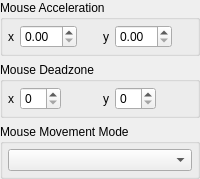
              <widget class="QWidget" name="mouse_page">
               <layout class="QVBoxLayout" name="mouse_page_layout">
                <property name="leftMargin">
                 <number>0</number>
                </property>
                <property name="topMargin">
                 <number>0</number>
                </property>
                <property name="rightMargin">
                 <number>0</number>
                </property>
                <property name="bottomMargin">
                 <number>0</number>
                </property>
                <item>
                 <widget class="QGroupBox" name="gb_mouse_accel">
                  <property name="title">
                   <string>Mouse Acceleration</string>
                  </property>
                  <layout class="QHBoxLayout" name="gb_mouse_accel_layout">
                   <property name="leftMargin">
                    <number>5</number>
                   </property>
                   <property name="topMargin">
                    <number>5</number>
                   </property>
                   <property name="rightMargin">
                    <number>5</number>
                   </property>
                   <property name="bottomMargin">
                    <number>5</number>
                   </property>
                   <item>
                    <widget class="QLabel" name="mouse_accel_x_label">
                     <property name="text">
                      <string>x</string>
                     </property>
                    </widget>
                   </item>
                   <item>
                    <widget class="QDoubleSpinBox" name="mouse_accel_x">
                     <property name="singleStep">
                      <double>0.100000000000000</double>
                     </property>
                    </widget>
                   </item>
                   <item>
                    <spacer name="mouse_accel_x_spacer">
                     <property name="orientation">
                      <enum>Qt::Orientation::Horizontal</enum>
                     </property>
                     <property name="sizeType">
                      <enum>QSizePolicy::Policy::MinimumExpanding</enum>
                     </property>
                     <property name="sizeHint" stdset="0">
                      <size>
                       <width>0</width>
                       <height>0</height>
                      </size>
                     </property>
                    </spacer>
                   </item>
                   <item>
                    <widget class="QLabel" name="mouse_accel_y_label">
                     <property name="text">
                      <string>y</string>
                     </property>
                    </widget>
                   </item>
                   <item>
                    <widget class="QDoubleSpinBox" name="mouse_accel_y">
                     <property name="singleStep">
                      <double>0.100000000000000</double>
                     </property>
                    </widget>
                   </item>
                   <item>
                    <spacer name="mouse_accel_y_spacer">
                     <property name="orientation">
                      <enum>Qt::Orientation::Horizontal</enum>
                     </property>
                     <property name="sizeType">
                      <enum>QSizePolicy::Policy::MinimumExpanding</enum>
                     </property>
                     <property name="sizeHint" stdset="0">
                      <size>
                       <width>0</width>
                       <height>0</height>
                      </size>
                     </property>
                    </spacer>
                   </item>
                  </layout>
                 </widget>
                </item>
                <item>
                 <widget class="QGroupBox" name="gb_mouse_dz">
                  <property name="title">
                   <string>Mouse Deadzone</string>
                  </property>
                  <layout class="QHBoxLayout" name="gb_mouse_dz_layout">
                   <property name="leftMargin">
                    <number>5</number>
                   </property>
                   <property name="topMargin">
                    <number>5</number>
                   </property>
                   <property name="rightMargin">
                    <number>5</number>
                   </property>
                   <property name="bottomMargin">
                    <number>5</number>
                   </property>
                   <item>
                    <widget class="QLabel" name="mouse_dz_x_label">
                     <property name="text">
                      <string>x</string>
                     </property>
                    </widget>
                   </item>
                   <item>
                    <widget class="QSpinBox" name="mouse_dz_x"/>
                   </item>
                   <item>
                    <spacer name="mouse_dz_x_spacer">
                     <property name="orientation">
                      <enum>Qt::Orientation::Horizontal</enum>
                     </property>
                     <property name="sizeType">
                      <enum>QSizePolicy::Policy::MinimumExpanding</enum>
                     </property>
                     <property name="sizeHint" stdset="0">
                      <size>
                       <width>0</width>
                       <height>0</height>
                      </size>
                     </property>
                    </spacer>
                   </item>
                   <item>
                    <widget class="QLabel" name="mouse_dz_y_label">
                     <property name="text">
                      <string>y</string>
                     </property>
                    </widget>
                   </item>
                   <item>
                    <widget class="QSpinBox" name="mouse_dz_y"/>
                   </item>
                   <item>
                    <spacer name="mouse_dz_y_spacer">
                     <property name="orientation">
                      <enum>Qt::Orientation::Horizontal</enum>
                     </property>
                     <property name="sizeType">
                      <enum>QSizePolicy::Policy::MinimumExpanding</enum>
                     </property>
                     <property name="sizeHint" stdset="0">
                      <size>
                       <width>0</width>
                       <height>0</height>
                      </size>
                     </property>
                    </spacer>
                   </item>
                  </layout>
                 </widget>
                </item>
                <item>
                 <widget class="QGroupBox" name="gb_mouse_movement">
                  <property name="title">
                   <string>Mouse Movement Mode</string>
                  </property>
                  <layout class="QVBoxLayout" name="gb_mouse_movement_layout">
                   <property name="leftMargin">
                    <number>5</number>
                   </property>
                   <property name="topMargin">
                    <number>5</number>
                   </property>
                   <property name="rightMargin">
                    <number>5</number>
                   </property>
                   <property name="bottomMargin">
                    <number>5</number>
                   </property>
                   <item>
                    <widget class="QComboBox" name="mouse_movement"/>
                   </item>
                  </layout>
                 </widget>
                </item>
                <item>
                 <spacer name="mouse_page_spacer">
                  <property name="orientation">
                   <enum>Qt::Orientation::Vertical</enum>
                  </property>
                  <property name="sizeType">
                   <enum>QSizePolicy::Policy::MinimumExpanding</enum>
                  </property>
                  <property name="sizeHint" stdset="0">
                   <size>
                    <width>0</width>
                    <height>0</height>
                   </size>
                  </property>
                 </spacer>
                </item>
               </layout>
              </widget>
